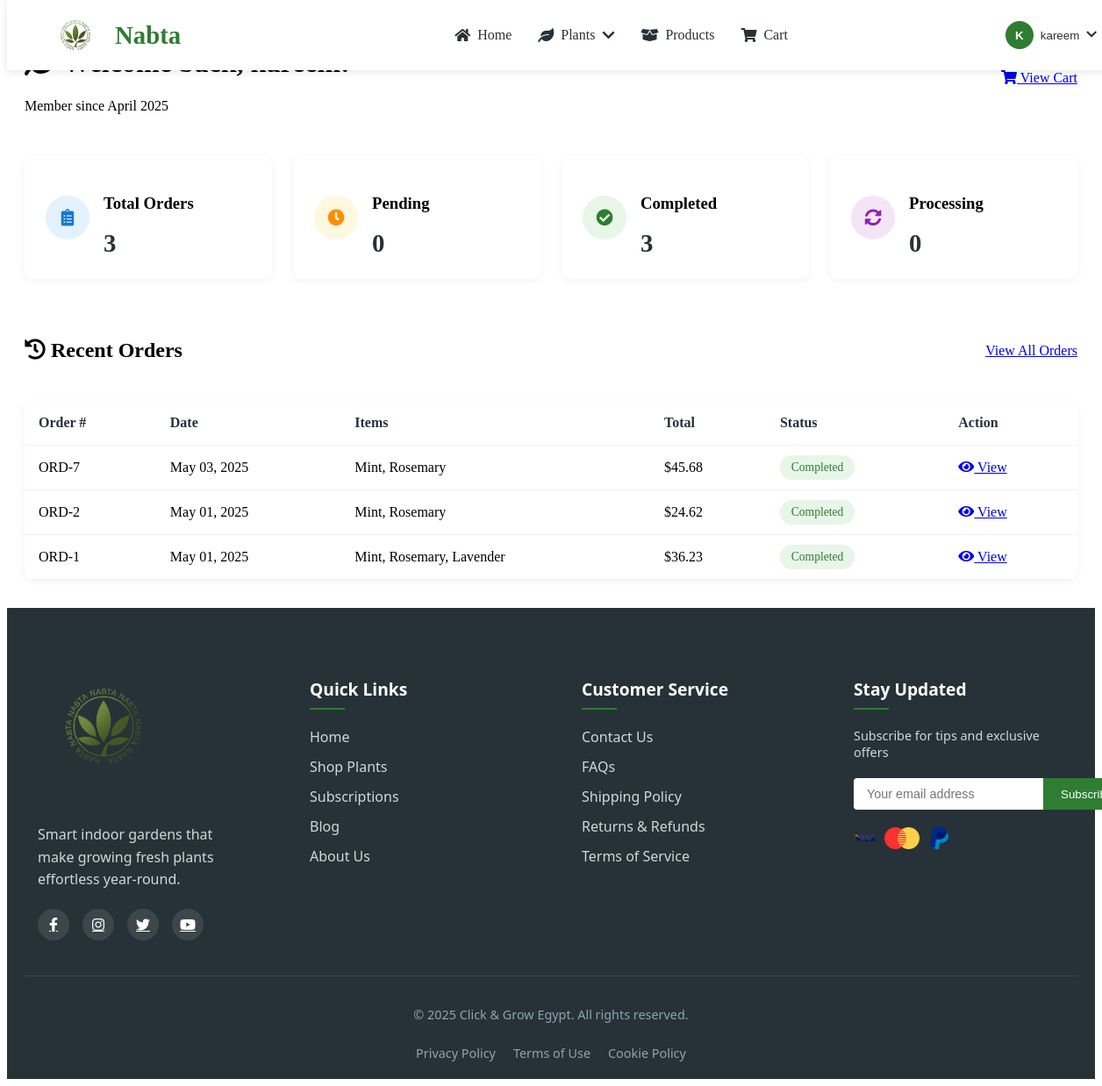
/dashboard.php (signed in), run on the app's committed database.
### tables this page shows
CREATE TABLE `users` (
  `id` int(11) NOT NULL,
  `username` varchar(100) NOT NULL,
  `email` varchar(255) NOT NULL,
  `password` varchar(255) NOT NULL,
  `created_at` timestamp NOT NULL DEFAULT current_timestamp(),
  `remember_token` varchar(64) DEFAULT NULL,
  `token_expires` datetime DEFAULT NULL
);

CREATE TABLE `orders` (
  `id` int(11) NOT NULL,
  `user_id` int(11) NOT NULL,
  `order_number` varchar(20) NOT NULL,
  `total_amount` decimal(10,2) NOT NULL,
  `shipping_address` text NOT NULL,
  `payment_method` varchar(50) NOT NULL,
  `status` enum('pending','processing','completed','cancelled') DEFAULT 'pending',
  `created_at` timestamp NOT NULL DEFAULT current_timestamp()
);

### config/init.php (called while the page is built, shortened)
<?php
function url($path = '') {
    return BASE_URL . ltrim($path, '/');
}

### dashboard.php (the view, shortened to what this page needs)
<?php
require_once __DIR__ . '/config/init.php';
$user = null;
$recent_orders = [];
$order_stats = [
    'total_orders' => 0,
    'completed_orders' => 0,
    'pending_orders' => 0,
    'processing_orders' => 0
];
try {
    $stmt = $pdo->prepare("SELECT id, username, email, created_at FROM users WHERE id = ?");
    $stmt->execute([$_SESSION['user_id']]);
    $user = $stmt->fetch();
    $orders_stmt = $pdo->prepare("
        SELECT
            o.id,
            o.order_number,
            o.created_at as order_date,
            o.status,
            o.total_amount,
            COUNT(oi.id) as item_count,
            GROUP_CONCAT(p.name SEPARATOR ', ') as items
        FROM orders o
        LEFT JOIN order_items oi ON o.id = oi.order_id
        LEFT JOIN plants p ON oi.plant_id = p.id
        WHERE o.user_id = ?
        GROUP BY o.id
        ORDER BY o.created_at DESC
        LIMIT 5
    ");
    $orders_stmt->execute([$_SESSION['user_id']]);
    $recent_orders = $orders_stmt->fetchAll();
    $stats_stmt = $pdo->prepare("
        SELECT
            COUNT(*) as total_orders,
            SUM(CASE WHEN status = 'completed' THEN 1 ELSE 0 END) as completed_orders,
            SUM(CASE WHEN status = 'pending' THEN 1 ELSE 0 END) as pending_orders,
            SUM(CASE WHEN status = 'processing' THEN 1 ELSE 0 END) as processing_orders
        FROM orders
        WHERE user_id = ?
    ");
    $stats_stmt->execute([$_SESSION['user_id']]);
    $order_stats = $stats_stmt->fetch();
} catch (PDOException $e) {
    error_log("Dashboard Error: " . $e->getMessage());
    $error_message = "We're experiencing technical difficulties. Please refresh the page.";
}
include __DIR__ . '/includes/navbar.php';
?>
<div class="dashboard-container">
    <div class="dashboard-header">
        <div>
            <h1><i class="fas fa-leaf"></i> Welcome back, <?= htmlspecialchars($user['username']) ?>!</h1>
            <p class="text-muted">Member since <?= date('F Y', strtotime($user['created_at'])) ?></p>
        </div>
        <a href="<?= url('/cart.php') ?>" class="btn btn-primary">
            <i class="fas fa-shopping-cart"></i>
            View Cart
        </a>
    </div>
    <div class="stats-grid">
        <div class="stat-card">
            <div class="stat-icon" style="background: #e3f2fd;">
                <i class="fas fa-clipboard-list" style="color: #1976d2;"></i>
            </div>
            <div>
                <h3>Total Orders</h3>
                <p class="stat-value"><?= $order_stats['total_orders'] ?></p>
            </div>
        </div>
        <div class="stat-card">
            <div class="stat-icon" style="background: #fff8e1;">
                <i class="fas fa-clock" style="color: #ff8f00;"></i>
            </div>
            <div>
                <h3>Pending</h3>
                <p class="stat-value"><?= $order_stats['pending_orders'] ?></p>
            </div>
        </div>
        <div class="stat-card">
            <div class="stat-icon" style="background: #e8f5e9;">
                <i class="fas fa-check-circle" style="color: #2e7d32;"></i>
            </div>
            <div>
                <h3>Completed</h3>
                <p class="stat-value"><?= $order_stats['completed_orders'] ?></p>
            </div>
        </div>
        <div class="stat-card">
            <div class="stat-icon" style="background: #f3e5f5;">
                <i class="fas fa-sync-alt" style="color: #8e24aa;"></i>
            </div>
            <div>
                <h3>Processing</h3>
                <p class="stat-value"><?= $order_stats['processing_orders'] ?></p>
            </div>
        </div>
    </div>
    <div class="dashboard-section">
        <div class="section-header">
            <h2><i class="fas fa-history"></i> Recent Orders</h2>
            <?php if (!empty($recent_orders)): ?>
                <a href="<?= url('/orders.php') ?>" class="btn-link">View All Orders</a>
            <?php endif; ?>
        </div>
        <?php if (!empty($recent_orders)): ?>
            <div class="orders-table">
                <div class="table-responsive">
                    <table>
                        <thead>
                            <tr>
                                <th>Order #</th>
                                <th>Date</th>
                                <th>Items</th>
                                <th>Total</th>
                                <th>Status</th>
                                <th>Action</th>
                            </tr>
                        </thead>
                        <tbody>
                            <?php foreach ($recent_orders as $order): ?>
                            <tr>
                                <td><?= $order['order_number'] ? htmlspecialchars($order['order_number']) : 'ORD-' . $order['id'] ?></td>
                                <td><?= date('M d, Y', strtotime($order['order_date'])) ?></td>
                                <td><?= htmlspecialchars($order['items']) ?></td>
                                <td>$<?= number_format($order['total_amount'], 2) ?></td>
                                <td>
                                    <span class="status-badge status-<?= $order['status'] ?>">
                                        <?= ucfirst($order['status']) ?>
                                    </span>
                                </td>
                                <td>
                                    <a href="<?= url('/order_details.php?id=' . $order['id']) ?>" class="btn-sm">
                                        <i class="fas fa-eye"></i> View
                                    </a>
                                </td>
                            </tr>
                            <?php endforeach; ?>
                        </tbody>
                    </table>
                </div>
            </div>
        <?php endif; ?>
    </div>
</div>
<?php include __DIR__ . '/includes/footer.php'; ?>

### dashboard.php (style rules this page uses)
.dashboard-container { max-width: 1200px; margin: 2rem auto; padding: 0 1rem; }
.dashboard-header { display: flex; justify-content: space-between; align-items: center; margin-bottom: 2rem; flex-wrap: wrap; gap: 1rem; }
.stats-grid { display: grid; grid-template-columns: repeat(auto-fit, minmax(240px, 1fr)); gap: 1.5rem; margin-bottom: 3rem; }
.stat-card { background: white; border-radius: 10px; padding: 1.5rem; box-shadow: 0 2px 10px rgba(0,0,0,0.05); display: flex; align-items: center; gap: 1rem; }
.stat-icon { width: 50px; height: 50px; border-radius: 50%; display: flex; align-items: center; justify-content: center; font-size: 1.2rem; }
.stat-value { font-size: 1.8rem; font-weight: bold; margin: 0.2rem 0 0; color: var(--dark); }
.section-header { display: flex; justify-content: space-between; align-items: center; margin-bottom: 1.5rem; }
.orders-table { background: white; border-radius: 10px; overflow: hidden; box-shadow: 0 2px 10px rgba(0,0,0,0.05); }
.table-responsive { overflow-x: auto; }
table { width: 100%; border-collapse: collapse; }
th, td { padding: 1rem; text-align: left; border-bottom: 1px solid #f0f0f0; }
th { font-weight: 600; color: var(--dark); }
.status-badge { padding: 0.4rem 0.8rem; border-radius: 20px; font-size: 0.85rem; font-weight: 500; }
.status-completed { background: #e8f5e9; color: #2e7d32; }

### data on the page
users: created_at "April 2025"
orders: id "7", created_at "May 03, 2025", items "Mint, Rosemary", total_amount "45.68", status "Completed"
orders: id "2", created_at "May 01, 2025", items "Mint, Rosemary", total_amount "24.62", status "Completed"
orders: id "1", created_at "May 01, 2025", items "Mint, Rosemary, Lavender", total_amount "36.23", status "Completed"

### other printed values
substr($_SESSION['user']['username'], 0, 1) "K"
$_SESSION['user']['username'] "kareem"
$order_stats['total_orders'] "3"
$order_stats['pending_orders'] "0"
$order_stats['completed_orders'] "3"
$order_stats['processing_orders'] "0"
